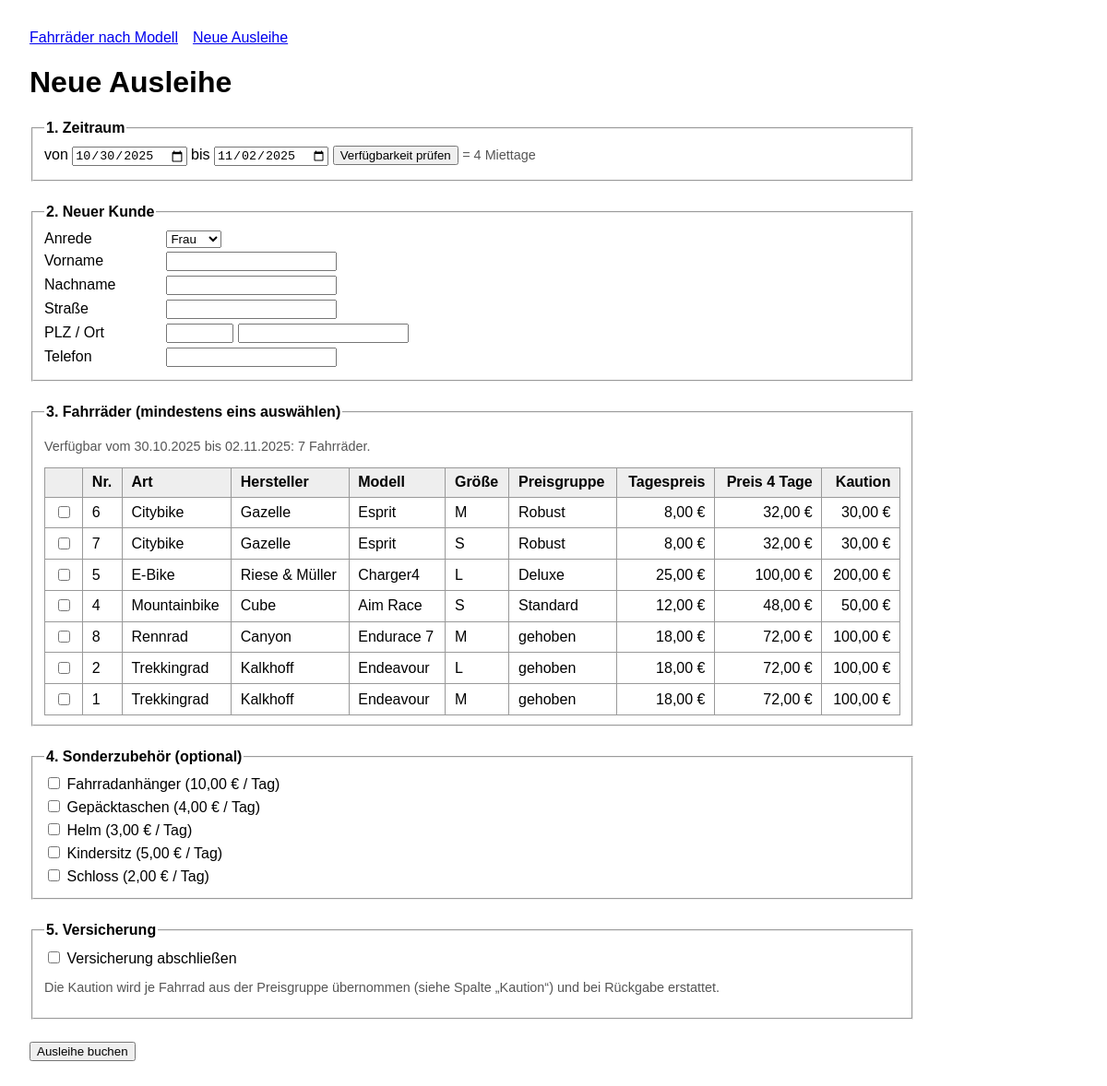
Page /verleih.php on the committed database.
### tables this page shows
CREATE TABLE Ihsan_Fahrrad (
    Fahrradnummer     INT UNSIGNED     NOT NULL AUTO_INCREMENT,
    Art               VARCHAR(30)      NOT NULL,
    Hersteller        VARCHAR(50)      NOT NULL,
    Modell            VARCHAR(50)      NOT NULL,
    Rahmengroesse     VARCHAR(10)      NOT NULL,
    Anschaffungspreis DECIMAL(8,2)     NOT NULL,
    Anschaffungsdatum DATE             NOT NULL,
    LetzteWartung     DATE,
    PreisgruppenNr    TINYINT UNSIGNED NOT NULL,
    PRIMARY KEY (Fahrradnummer),
    FOREIGN KEY (PreisgruppenNr) REFERENCES Ihsan_Preisgruppe (PreisgruppenNr)
);

CREATE TABLE Ihsan_Preisgruppe (
    PreisgruppenNr TINYINT UNSIGNED NOT NULL,
    Bezeichnung    VARCHAR(20)      NOT NULL,
    Tagespreis     DECIMAL(6,2)     NOT NULL,
    Kaution        DECIMAL(6,2)     NOT NULL,
    PRIMARY KEY (PreisgruppenNr)
);

CREATE TABLE Ihsan_Sonderzubehoer (
    ZubehoerNr  INT UNSIGNED NOT NULL AUTO_INCREMENT,
    Bezeichnung VARCHAR(50)  NOT NULL,
    Preis       DECIMAL(6,2) NOT NULL,
    PRIMARY KEY (ZubehoerNr)
);

### verleih.php (the view, shortened to what this page needs)
<?php
$mysqli = new mysqli(DB_HOST, DB_USER, DB_PASS, DB_NAME);
$mysqli->set_charset('utf8mb4');
function h(?string $s): string
{
    return htmlspecialchars($s ?? '', ENT_QUOTES, 'UTF-8');
}
function euro(float $betrag): string
{
    return number_format($betrag, 2, ',', '.') . ' €';
}
function datumDe(string $iso): string
{
    return date('d.m.Y', strtotime($iso));
}
$von = $_REQUEST['von'] ?? '2025-10-30';
$bis = $_REQUEST['bis'] ?? '2025-11-02';
$fehler = [];
$dVon = DateTime::createFromFormat('Y-m-d', $von);
$dBis = DateTime::createFromFormat('Y-m-d', $bis);
$tage = (!$fehler) ? $dVon->diff($dBis)->days + 1 : 0;
$verfuegbar = [];
if (!$fehler) {
    $stmt = $mysqli->prepare(
        'SELECT f.Fahrradnummer, f.Art, f.Hersteller, f.Modell, f.Rahmengroesse,
                p.Bezeichnung AS Preisgruppe, p.Tagespreis, p.Kaution
         FROM Ihsan_Fahrrad f
         JOIN Ihsan_Preisgruppe p ON p.PreisgruppenNr = f.PreisgruppenNr
         WHERE f.Fahrradnummer NOT IN (
             SELECT a.Fahrradnummer
             FROM Ihsan_Ausleihe a
             WHERE a.Ausleihdatum <= ?
               AND COALESCE(a.Rueckgabedatum, "9999-12-31") >= ?
         )
         ORDER BY f.Art, f.Hersteller, f.Modell, f.Rahmengroesse'
    );
    $stmt->bind_param('ss', $bis, $von);
    $stmt->execute();
    $verfuegbar = $stmt->get_result()->fetch_all(MYSQLI_ASSOC);
}
$zubehoer = $mysqli->query('SELECT ZubehoerNr, Bezeichnung, Preis FROM Ihsan_Sonderzubehoer ORDER BY Bezeichnung')
                   ->fetch_all(MYSQLI_ASSOC);
$buchung = null;
?>
<!DOCTYPE html>
<html lang="de">
<head>
</head>
<body>
    <nav><a href="index.php">Fahrräder nach Modell</a><a href="verleih.php">Neue Ausleihe</a></nav>
    <h1>Neue Ausleihe</h1>
    <?php if ($buchung): ?>
        <div class="ok">Buchung gespeichert. Kundennummer <strong><?= $buchung['kundennummer'] ?></strong>,
            Ausleih-Nr. <strong><?= implode(', ', $buchung['ausleihNrn']) ?></strong>.</div>
        <h2>Bestätigung</h2>
        <p>
            <?= h($buchung['kunde']['Anrede']) ?> <?= h($buchung['kunde']['Vorname']) ?> <?= h($buchung['kunde']['Nachname']) ?><br>
            <?= h($buchung['kunde']['Strasse']) ?>, <?= h($buchung['kunde']['PLZ']) ?> <?= h($buchung['kunde']['Ort']) ?><br>
            Zeitraum: <?= datumDe($von) ?> bis <?= datumDe($bis) ?> (<?= $tage ?> Tage)<br>
            Versicherung: <?= $buchung['versicherung'] ? 'ja' : 'nein' ?>
        </p>
        <table>
            <tr><th>Position</th><th class="num">Mietpreis</th><th class="num">Kaution</th></tr>
            <?php foreach ($buchung['positionen'] as $p): ?>
                <tr>
                    <td><?= h($p['text']) ?></td>
                    <td class="num"><?= euro($p['betrag']) ?></td>
                    <td class="num"><?= $p['kaution'] !== null ? euro($p['kaution']) : '–' ?></td>
                </tr>
            <?php endforeach; ?>
            <tr><th>Summe</th><th class="num"><?= euro($buchung['summe']) ?></th><th class="num"><?= euro($buchung['kaution']) ?></th></tr>
            <tr><th colspan="2">Bei Abholung zu zahlen (Mietpreis + Kaution, Kaution wird bei Rückgabe erstattet)</th>
                <th class="num"><?= euro($buchung['summe'] + $buchung['kaution']) ?></th></tr>
        </table>
        <p><a href="verleih.php">Weitere Ausleihe anlegen</a></p>
    <?php else: ?>
        <form method="get">
            <fieldset>
                <legend>1. Zeitraum</legend>
                <div class="zeile">
                    <label for="von">von</label> <input type="date" id="von" name="von" value="<?= h($von) ?>" required>
                    <label for="bis">bis</label> <input type="date" id="bis" name="bis" value="<?= h($bis) ?>" required>
                    <button type="submit">Verfügbarkeit prüfen</button>
                    <?php if ($tage): ?><span class="hinweis">= <?= $tage ?> Miettage</span><?php endif; ?>
                </div>
            </fieldset>
        </form>
        <?php if (!$fehler || $_SERVER['REQUEST_METHOD'] === 'POST'): ?>
        <form method="post" action="verleih.php">
            <fieldset>
                <legend>2. Neuer Kunde</legend>
                <div class="zeile"><label class="feld" for="anrede">Anrede</label>
                    <select name="anrede" id="anrede">
                        <?php foreach (['Frau', 'Herr', 'Divers'] as $a): ?>
                            <option <?= ($_POST['anrede'] ?? '') === $a ? 'selected' : '' ?>><?= $a ?></option>
                        <?php endforeach; ?>
                    </select></div>
                <div class="zeile"><label class="feld" for="vorname">Vorname</label>
                    <input id="vorname" name="vorname" value="<?= h($_POST['vorname'] ?? '') ?>" required></div>
                <div class="zeile"><label class="feld" for="nachname">Nachname</label>
                    <input id="nachname" name="nachname" value="<?= h($_POST['nachname'] ?? '') ?>" required></div>
                <div class="zeile"><label class="feld" for="strasse">Straße</label>
                    <input id="strasse" name="strasse" value="<?= h($_POST['strasse'] ?? '') ?>" required></div>
                <div class="zeile"><label class="feld" for="plz">PLZ / Ort</label>
                    <input id="plz" name="plz" size="6" value="<?= h($_POST['plz'] ?? '') ?>" required>
                    <input id="ort" name="ort" value="<?= h($_POST['ort'] ?? '') ?>" required></div>
                <div class="zeile"><label class="feld" for="telefon">Telefon</label>
                    <input id="telefon" name="telefon" value="<?= h($_POST['telefon'] ?? '') ?>"></div>
            </fieldset>
            <fieldset>
                <legend>3. Fahrräder (mindestens eins auswählen)</legend>
                <?php if (!$verfuegbar): ?>
                    <p>Im Zeitraum <?= datumDe($von) ?> bis <?= datumDe($bis) ?> ist kein Fahrrad frei.</p>
                <?php else: ?>
                    <p class="hinweis">Verfügbar vom <?= datumDe($von) ?> bis <?= datumDe($bis) ?>: <?= count($verfuegbar) ?> Fahrräder.</p>
                    <table>
                        <tr><th></th><th>Nr.</th><th>Art</th><th>Hersteller</th><th>Modell</th><th>Größe</th>
                            <th>Preisgruppe</th><th class="num">Tagespreis</th><th class="num">Preis <?= $tage ?> Tage</th><th class="num">Kaution</th></tr>
                        <?php foreach ($verfuegbar as $f): ?>
                            <?php $nr = (int)$f['Fahrradnummer']; ?>
                            <tr>
                                <td><input type="checkbox" name="fahrrad[]" value="<?= $nr ?>" id="f<?= $nr ?>"
                                    <?= in_array($nr, array_map('intval', $_POST['fahrrad'] ?? []), true) ? 'checked' : '' ?>></td>
                                <td><label for="f<?= $nr ?>"><?= $nr ?></label></td>
                                <td><?= h($f['Art']) ?></td>
                                <td><?= h($f['Hersteller']) ?></td>
                                <td><?= h($f['Modell']) ?></td>
                                <td><?= h($f['Rahmengroesse']) ?></td>
                                <td><?= h($f['Preisgruppe']) ?></td>
                                <td class="num"><?= euro((float)$f['Tagespreis']) ?></td>
                                <td class="num"><?= euro($tage * (float)$f['Tagespreis']) ?></td>
                                <td class="num"><?= euro((float)$f['Kaution']) ?></td>
                            </tr>
                        <?php endforeach; ?>
                    </table>
                <?php endif; ?>
            </fieldset>
            <fieldset>
                <legend>4. Sonderzubehör (optional)</legend>
                <?php foreach ($zubehoer as $z): ?>
                    <?php $znr = (int)$z['ZubehoerNr']; ?>
                    <div class="zeile">
                        <input type="checkbox" name="zubehoer[]" value="<?= $znr ?>" id="z<?= $znr ?>"
                            <?= in_array($znr, array_map('intval', $_POST['zubehoer'] ?? []), true) ? 'checked' : '' ?>>
                        <label for="z<?= $znr ?>"><?= h($z['Bezeichnung']) ?> (<?= euro((float)$z['Preis']) ?> / Tag)</label>
                    </div>
                <?php endforeach; ?>
            </fieldset>
            <fieldset>
                <legend>5. Versicherung</legend>
                <div class="zeile">
                    <input type="checkbox" name="versicherung" id="versicherung" <?= isset($_POST['versicherung']) ? 'checked' : '' ?>>
                    <label for="versicherung">Versicherung abschließen</label>
                </div>
                <p class="hinweis">Die Kaution wird je Fahrrad aus der Preisgruppe übernommen (siehe Spalte „Kaution“) und bei Rückgabe erstattet.</p>
            </fieldset>
            <button type="submit" <?= count($verfuegbar) < 1 ? 'disabled' : '' ?>>Ausleihe buchen</button>
        </form>
        <?php endif; ?>
    <?php endif; ?>
</body>
</html>

### verleih.php (style rules this page uses)
body { font-family: Arial, sans-serif; margin: 2rem; max-width: 60rem; }
nav a { margin-right: 1rem; }
fieldset { margin-bottom: 1.5rem; }
legend { font-weight: bold; }
label.feld { display: inline-block; width: 8rem; }
.zeile { margin: .3rem 0; }
table { border-collapse: collapse; margin-top: .5rem; width: 100%; }
th, td { border: 1px solid #999; padding: .4rem .6rem; text-align: left; }
th { background: #eee; }
td.num, th.num { text-align: right; }
.hinweis { color: #555; font-size: .9em; }

### rows in the picture
ihsan_fahrrad: Fahrradnummer "6", Art "Citybike", Hersteller "Gazelle", Modell "Esprit", Rahmengroesse "M", PreisgruppenNr.Bezeichnung "Robust", PreisgruppenNr.Tagespreis "8,00 €", euro($tage*(float)$f['Tagespreis']) "32,00 €", PreisgruppenNr.Kaution "30,00 €"
ihsan_fahrrad: Fahrradnummer "7", Art "Citybike", Hersteller "Gazelle", Modell "Esprit", Rahmengroesse "S", PreisgruppenNr.Bezeichnung "Robust", PreisgruppenNr.Tagespreis "8,00 €", euro($tage*(float)$f['Tagespreis']) "32,00 €", PreisgruppenNr.Kaution "30,00 €"
ihsan_fahrrad: Fahrradnummer "5", Art "E-Bike", Hersteller "Riese & Müller", Modell "Charger4", Rahmengroesse "L", PreisgruppenNr.Bezeichnung "Deluxe", PreisgruppenNr.Tagespreis "25,00 €", euro($tage*(float)$f['Tagespreis']) "100,00 €", PreisgruppenNr.Kaution "200,00 €"
ihsan_fahrrad: Fahrradnummer "4", Art "Mountainbike", Hersteller "Cube", Modell "Aim Race", Rahmengroesse "S", PreisgruppenNr.Bezeichnung "Standard", PreisgruppenNr.Tagespreis "12,00 €", euro($tage*(float)$f['Tagespreis']) "48,00 €", PreisgruppenNr.Kaution "50,00 €"
ihsan_fahrrad: Fahrradnummer "8", Art "Rennrad", Hersteller "Canyon", Modell "Endurace 7", Rahmengroesse "M", PreisgruppenNr.Bezeichnung "gehoben", PreisgruppenNr.Tagespreis "18,00 €", euro($tage*(float)$f['Tagespreis']) "72,00 €", PreisgruppenNr.Kaution "100,00 €"
ihsan_fahrrad: Fahrradnummer "2", Art "Trekkingrad", Hersteller "Kalkhoff", Modell "Endeavour", Rahmengroesse "L", PreisgruppenNr.Bezeichnung "gehoben", PreisgruppenNr.Tagespreis "18,00 €", euro($tage*(float)$f['Tagespreis']) "72,00 €", PreisgruppenNr.Kaution "100,00 €"
ihsan_fahrrad: Fahrradnummer "1", Art "Trekkingrad", Hersteller "Kalkhoff", Modell "Endeavour", Rahmengroesse "M", PreisgruppenNr.Bezeichnung "gehoben", PreisgruppenNr.Tagespreis "18,00 €", euro($tage*(float)$f['Tagespreis']) "72,00 €", PreisgruppenNr.Kaution "100,00 €"
ihsan_sonderzubehoer: Bezeichnung "Fahrradanhänger", Preis "10,00 €"
ihsan_sonderzubehoer: Bezeichnung "Gepäcktaschen", Preis "4,00 €"
ihsan_sonderzubehoer: Bezeichnung "Helm", Preis "3,00 €"
ihsan_sonderzubehoer: Bezeichnung "Kindersitz", Preis "5,00 €"
ihsan_sonderzubehoer: Bezeichnung "Schloss", Preis "2,00 €"

### other values in the picture
$tage "4"
datumDe($von) "30.10.2025"
datumDe($bis) "02.11.2025"
count($verfuegbar) "7"
form field anrede "Frau"
